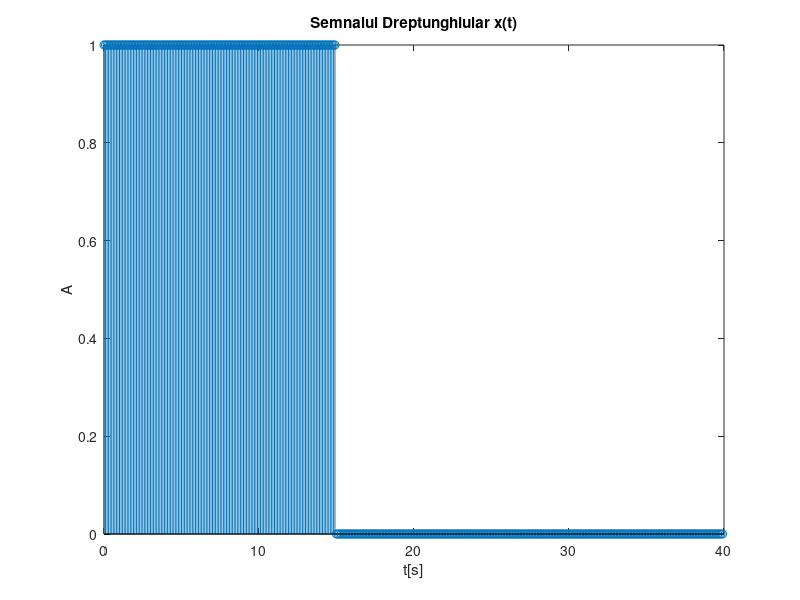
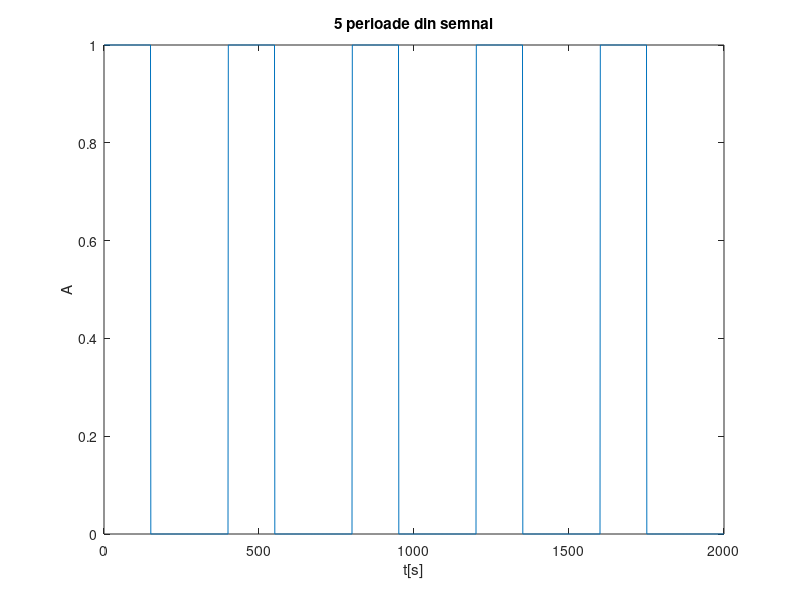
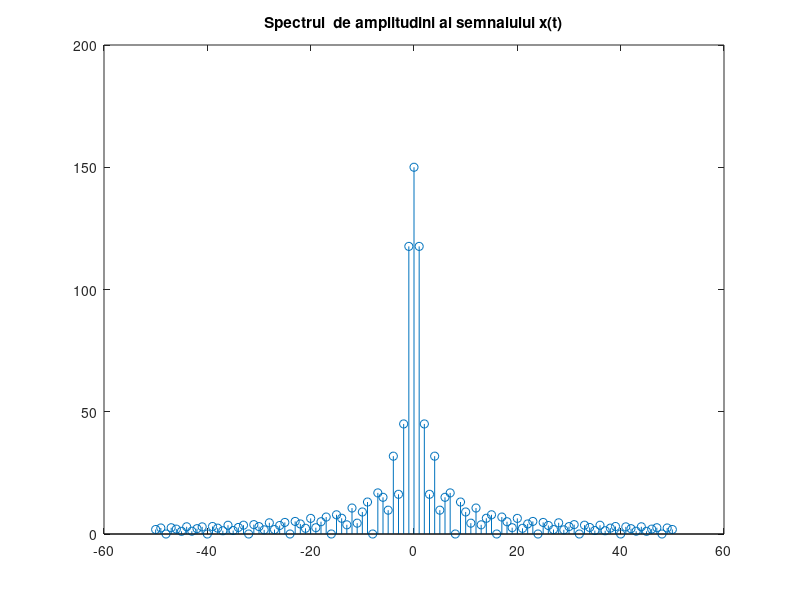
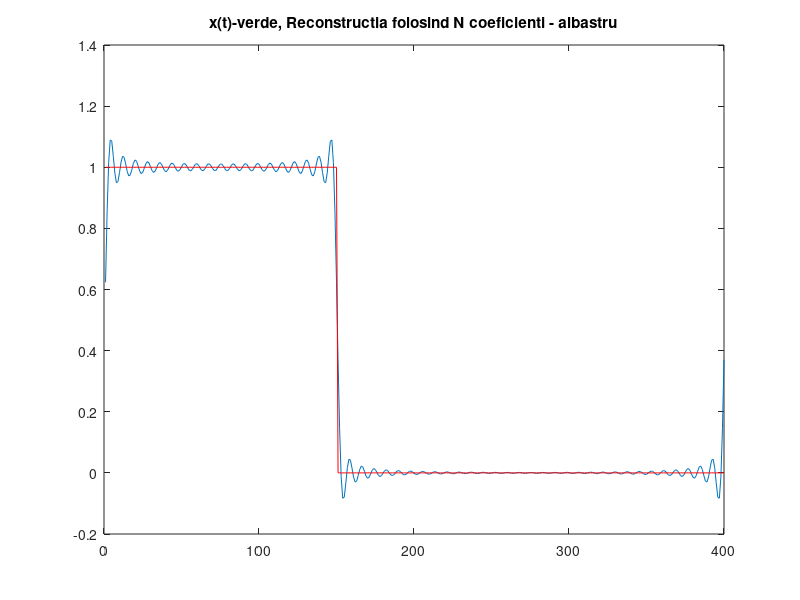

Reproduce these figures in MATLAB, in order.
%Petrescu Stefan grupa 421C

%Numarul de ordine 15
%impar => dreptunghiular
%Semnal dreptunghiular cu perioada P=40[sec]
%Durata semnalelor D=15[sec]
%Numar de coeficienti Fourier N=50

P=40; 
D=15; 
N=50; 
f=1/P; 
w0=2*pi*f; %frecventa unghiulara
rez=0.1; %rezolutia temporala a semnalului

s1=[ones(1,D/rez),zeros(1,(P-D)/rez)]; %o perioada din semnalul dreptunghiular
t=0:rez:P; %timpul echivalent petru o perioada
perioada=P/rez;%cate esantioane avem intr-o perioada
inter1=0:rez:P;
stem(inter1(1:400),s1)
title('Semnalul Dreptunghiular x(t)'),
xlabel('t[s]')
ylabel('A')

semnal=repmat(s1,1,5);%repetam semnalul initial de 5 ori
figure
plot(semnal)
title('5 perioade din semnal')
xlabel('t[s]')
ylabel('A')


%Determinam coeficientii Seriei Fourier Exponentiale
xk=zeros(1,2*N+1);
for m=-N:1:N
    for l=1:1:perioada
    xk(m+N+1)= xk(m+N+1)+semnal(l)*exp(-1i*m*w0*t(l));
    end
end
figure
stem((-N:N),abs(xk)) %spectrul semnalului
title('Spectrul  de amplitudini al semnalului x(t)') 
s_rec=zeros(1,perioada); %initializam semnalul pe care il vom reconstrui
for l=1:1:perioada
    for m=-N:1:N
        s_rec(l)= s_rec(l)+xk(m+N+1)*exp(1i*m*w0*t(l));
    end
end
s_rec=s_rec/perioada;%normam semnalul reconstruit
figure
plot(real(s_rec))
hold on
plot(s1,'color','r')
title('x(t)-verde, Reconstructia folosind N coeficienti - albastru')


%Ca si comentariu... Seriile Fourier( SFC, SFT, SFA) practic aproximeaza
%semnalul periodic printr-o suma infinita de sinusuri sau cosinusuri
%fiecare putand avea diferite frecvente si fiecare avand un coef propriu

%Numarul de termeni este finit, deci din start nu putem spune ca semnalul
%initial este aproximat la perfectiune. Insa cu cat acest numar este marit
%cu atat creste buna aproximare adica scade marja de eroare. Concluzia este
%ca am aproximat semnalul initial cu o anumita marja de eroare data de
%numarul de termeni.

